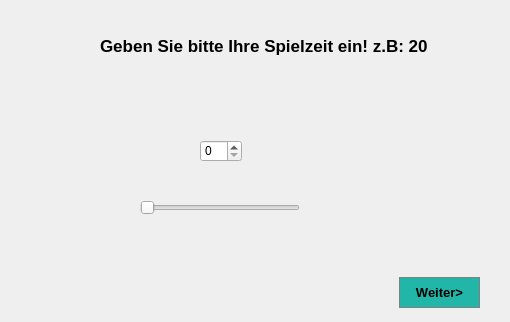
<?xml version="1.0" encoding="UTF-8"?>
<ui version="4.0">
 <class>seite1</class>
 <widget class="QWidget" name="seite1">
  <property name="geometry">
   <rect>
    <x>0</x>
    <y>0</y>
    <width>510</width>
    <height>322</height>
   </rect>
  </property>
  <property name="windowTitle">
   <string>Form</string>
  </property>
  <widget class="QPushButton" name="pushButton">
   <property name="geometry">
    <rect>
     <x>399</x>
     <y>277</y>
     <width>81</width>
     <height>31</height>
    </rect>
   </property>
   <property name="font">
    <font>
     <pointsize>10</pointsize>
     <bold>true</bold>
    </font>
   </property>
   <property name="styleSheet">
    <string notr="true">QPushButton{
   background-color: #21B6A8;
	border: 1px solid gray;

}
QPushButton: pressed{

		  background-color: #53DFD1;
	border: 1px solid gray;
}</string>
   </property>
   <property name="text">
    <string>Weiter&gt;</string>
   </property>
  </widget>
  <widget class="QLabel" name="label">
   <property name="geometry">
    <rect>
     <x>100</x>
     <y>36</y>
     <width>341</width>
     <height>20</height>
    </rect>
   </property>
   <property name="font">
    <font>
     <pointsize>13</pointsize>
     <bold>true</bold>
    </font>
   </property>
   <property name="text">
    <string>Geben Sie bitte Ihre Spielzeit ein! z.B: 20</string>
   </property>
  </widget>
  <widget class="QSlider" name="horizontalSlider">
   <property name="geometry">
    <rect>
     <x>140</x>
     <y>200</y>
     <width>160</width>
     <height>16</height>
    </rect>
   </property>
   <property name="orientation">
    <enum>Qt::Horizontal</enum>
   </property>
  </widget>
  <widget class="QSpinBox" name="spinBox">
   <property name="geometry">
    <rect>
     <x>200</x>
     <y>140</y>
     <width>42</width>
     <height>22</height>
    </rect>
   </property>
  </widget>
 </widget>
 <resources/>
 <connections>
  <connection>
   <sender>horizontalSlider</sender>
   <signal>valueChanged(int)</signal>
   <receiver>spinBox</receiver>
   <slot>setValue(int)</slot>
   <hints>
    <hint type="sourcelabel">
     <x>229</x>
     <y>214</y>
    </hint>
    <hint type="destinationlabel">
     <x>218</x>
     <y>153</y>
    </hint>
   </hints>
  </connection>
 </connections>
</ui>
